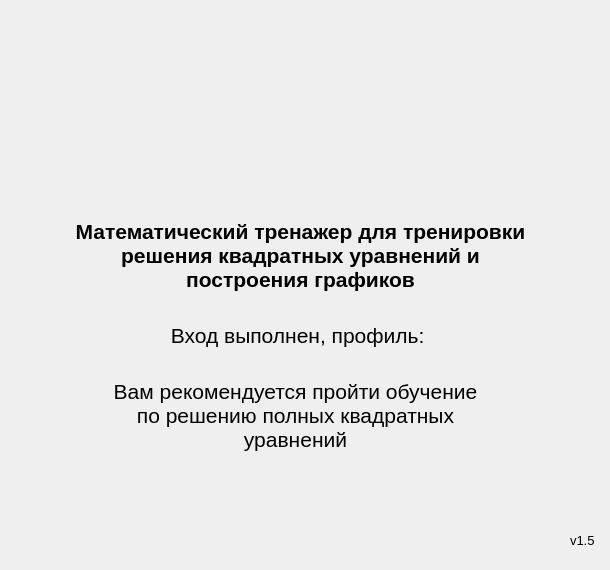
    <widget class="QWidget" name="title">
     <attribute name="title">
      <string>Page</string>
     </attribute>
     <widget class="QLabel" name="bg0">
      <property name="geometry">
       <rect>
        <x>0</x>
        <y>0</y>
        <width>601</width>
        <height>561</height>
       </rect>
      </property>
      <property name="cursor">
       <cursorShape>ArrowCursor</cursorShape>
      </property>
      <property name="text">
       <string/>
      </property>
      <property name="pixmap">
       <pixmap>../data/img/bg.png</pixmap>
      </property>
     </widget>
     <widget class="QLabel" name="weclomeLblMain">
      <property name="geometry">
       <rect>
        <x>60</x>
        <y>180</y>
        <width>481</width>
        <height>151</height>
       </rect>
      </property>
      <property name="font">
       <font>
        <pointsize>16</pointsize>
        <weight>75</weight>
        <bold>true</bold>
       </font>
      </property>
      <property name="styleSheet">
       <string notr="true"/>
      </property>
      <property name="text">
       <string>Математический тренажер для тренировки решения квадратных уравнений и построения графиков</string>
      </property>
      <property name="textFormat">
       <enum>Qt::AutoText</enum>
      </property>
      <property name="scaledContents">
       <bool>false</bool>
      </property>
      <property name="alignment">
       <set>Qt::AlignCenter</set>
      </property>
      <property name="wordWrap">
       <bool>true</bool>
      </property>
     </widget>
     <widget class="QLabel" name="verLbl">
      <property name="geometry">
       <rect>
        <x>570</x>
        <y>530</y>
        <width>31</width>
        <height>21</height>
       </rect>
      </property>
      <property name="font">
       <font>
        <pointsize>10</pointsize>
        <weight>50</weight>
        <bold>false</bold>
       </font>
      </property>
      <property name="styleSheet">
       <string notr="true"/>
      </property>
      <property name="text">
       <string>v1.5</string>
      </property>
      <property name="textFormat">
       <enum>Qt::AutoText</enum>
      </property>
      <property name="scaledContents">
       <bool>false</bool>
      </property>
      <property name="alignment">
       <set>Qt::AlignLeading|Qt::AlignLeft|Qt::AlignVCenter</set>
      </property>
      <property name="wordWrap">
       <bool>true</bool>
      </property>
     </widget>
     <widget class="QLabel" name="profileLblTitle">
      <property name="geometry">
       <rect>
        <x>130</x>
        <y>300</y>
        <width>341</width>
        <height>71</height>
       </rect>
      </property>
      <property name="font">
       <font>
        <pointsize>16</pointsize>
        <weight>50</weight>
        <bold>false</bold>
       </font>
      </property>
      <property name="styleSheet">
       <string notr="true"/>
      </property>
      <property name="text">
       <string>Вход выполнен, профиль: </string>
      </property>
      <property name="textFormat">
       <enum>Qt::AutoText</enum>
      </property>
      <property name="scaledContents">
       <bool>false</bool>
      </property>
      <property name="alignment">
       <set>Qt::AlignCenter</set>
      </property>
      <property name="wordWrap">
       <bool>true</bool>
      </property>
     </widget>
     <widget class="QLabel" name="tutorialLbl">
      <property name="geometry">
       <rect>
        <x>110</x>
        <y>370</y>
        <width>371</width>
        <height>91</height>
       </rect>
      </property>
      <property name="font">
       <font>
        <pointsize>16</pointsize>
        <weight>50</weight>
        <bold>false</bold>
       </font>
      </property>
      <property name="styleSheet">
       <string notr="true"/>
      </property>
      <property name="text">
       <string>Вам рекомендуется пройти обучение по решению полных квадратных уравнений</string>
      </property>
      <property name="textFormat">
       <enum>Qt::AutoText</enum>
      </property>
      <property name="scaledContents">
       <bool>false</bool>
      </property>
      <property name="alignment">
       <set>Qt::AlignCenter</set>
      </property>
      <property name="wordWrap">
       <bool>true</bool>
      </property>
     </widget>
    </widget>
